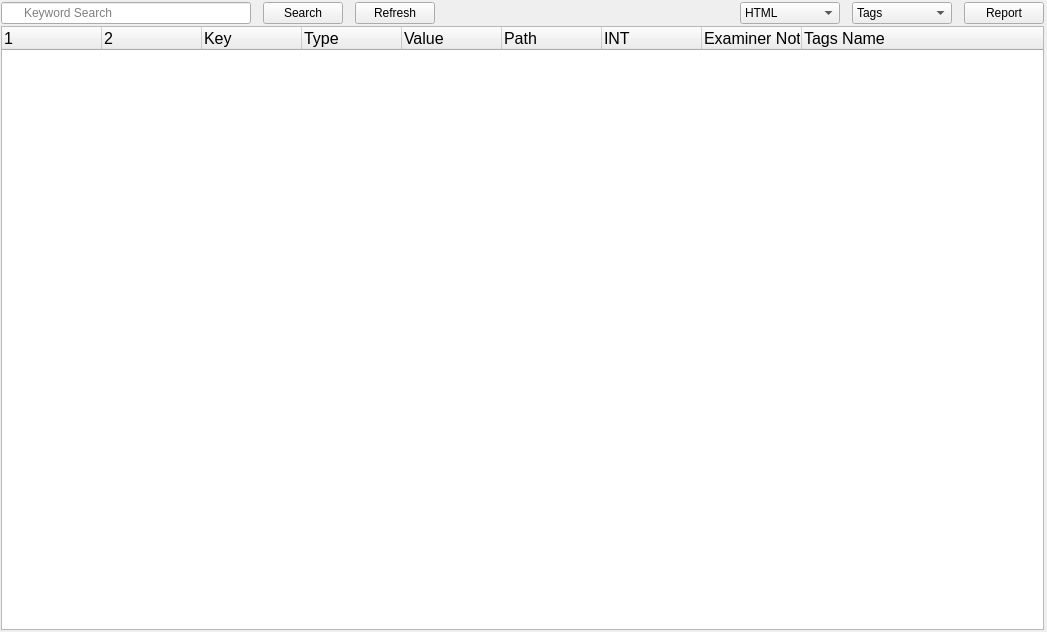
<?xml version="1.0" encoding="UTF-8"?>
<ui version="4.0">
 <class>plist_viewer_interface</class>
 <widget class="QWidget" name="plist_viewer_interface">
  <property name="geometry">
   <rect>
    <x>0</x>
    <y>0</y>
    <width>1047</width>
    <height>632</height>
   </rect>
  </property>
  <property name="windowTitle">
   <string>Form</string>
  </property>
  <layout class="QVBoxLayout" name="verticalLayout_2" stretch="0">
   <property name="spacing">
    <number>2</number>
   </property>
   <property name="leftMargin">
    <number>1</number>
   </property>
   <property name="topMargin">
    <number>2</number>
   </property>
   <property name="rightMargin">
    <number>2</number>
   </property>
   <property name="bottomMargin">
    <number>2</number>
   </property>
   <item>
    <layout class="QVBoxLayout" name="verticalLayout_main">
     <property name="spacing">
      <number>2</number>
     </property>
     <property name="rightMargin">
      <number>1</number>
     </property>
     <item>
      <layout class="QHBoxLayout" name="horizontalLayout_buttons">
       <property name="spacing">
        <number>12</number>
       </property>
       <item>
        <widget class="QLineEdit" name="lineEdit_search">
         <property name="sizePolicy">
          <sizepolicy hsizetype="Fixed" vsizetype="Fixed">
           <horstretch>0</horstretch>
           <verstretch>0</verstretch>
          </sizepolicy>
         </property>
         <property name="minimumSize">
          <size>
           <width>250</width>
           <height>0</height>
          </size>
         </property>
         <property name="maximumSize">
          <size>
           <width>16777215</width>
           <height>22</height>
          </size>
         </property>
         <property name="styleSheet">
          <string notr="true">QLineEdit {
   /* background-image: url(../icons/search.png); /* actual size, e.g. 16x16 */
    background-repeat: no-repeat;
    background-position: left;
    font-family: SegoeUI;
    font-size: 12px;
    padding: 2 2 2 20; /* left padd
ing (last number) must be more than the icon's width */
}</string>
         </property>
         <property name="placeholderText">
          <string>Keyword Search</string>
         </property>
         <property name="clearButtonEnabled">
          <bool>true</bool>
         </property>
        </widget>
       </item>
       <item>
        <widget class="QPushButton" name="pushButton_search">
         <property name="text">
          <string>Search</string>
         </property>
        </widget>
       </item>
       <item>
        <widget class="QPushButton" name="pushButton_refresh_treewidget_data">
         <property name="text">
          <string>Refresh</string>
         </property>
        </widget>
       </item>
       <item>
        <spacer name="horizontalSpacer">
         <property name="orientation">
          <enum>Qt::Horizontal</enum>
         </property>
         <property name="sizeHint" stdset="0">
          <size>
           <width>20</width>
           <height>20</height>
          </size>
         </property>
        </spacer>
       </item>
       <item>
        <widget class="QLabel" name="label_search">
         <property name="minimumSize">
          <size>
           <width>20</width>
           <height>0</height>
          </size>
         </property>
         <property name="text">
          <string/>
         </property>
        </widget>
       </item>
       <item>
        <widget class="QComboBox" name="comboBox_report_type">
         <property name="minimumSize">
          <size>
           <width>100</width>
           <height>0</height>
          </size>
         </property>
         <property name="sizeIncrement">
          <size>
           <width>0</width>
           <height>0</height>
          </size>
         </property>
         <item>
          <property name="text">
           <string>HTML</string>
          </property>
         </item>
         <item>
          <property name="text">
           <string>XML</string>
          </property>
         </item>
        </widget>
       </item>
       <item>
        <widget class="QComboBox" name="comboBox_report_scope">
         <property name="minimumSize">
          <size>
           <width>100</width>
           <height>0</height>
          </size>
         </property>
         <item>
          <property name="text">
           <string>Tags</string>
          </property>
         </item>
         <item>
          <property name="text">
           <string>Full</string>
          </property>
         </item>
        </widget>
       </item>
       <item>
        <widget class="QPushButton" name="pushButton_report">
         <property name="maximumSize">
          <size>
           <width>100</width>
           <height>16777215</height>
          </size>
         </property>
         <property name="text">
          <string>Report</string>
         </property>
        </widget>
       </item>
      </layout>
     </item>
     <item>
      <widget class="QTreeWidget" name="treeWidget_plist">
       <property name="enabled">
        <bool>true</bool>
       </property>
       <property name="minimumSize">
        <size>
         <width>1017</width>
         <height>0</height>
        </size>
       </property>
       <property name="maximumSize">
        <size>
         <width>16777215</width>
         <height>16777215</height>
        </size>
       </property>
       <property name="baseSize">
        <size>
         <width>0</width>
         <height>0</height>
        </size>
       </property>
       <property name="font">
        <font>
         <pointsize>12</pointsize>
        </font>
       </property>
       <property name="styleSheet">
        <string notr="true"/>
       </property>
       <property name="alternatingRowColors">
        <bool>true</bool>
       </property>
       <property name="selectionBehavior">
        <enum>QAbstractItemView::SelectRows</enum>
       </property>
       <column>
        <property name="text">
         <string/>
        </property>
       </column>
       <column>
        <property name="text">
         <string/>
        </property>
       </column>
       <column>
        <property name="text">
         <string>Key</string>
        </property>
       </column>
       <column>
        <property name="text">
         <string>Type</string>
        </property>
       </column>
       <column>
        <property name="text">
         <string>Value</string>
        </property>
       </column>
       <column>
        <property name="text">
         <string>Path</string>
        </property>
       </column>
       <column>
        <property name="text">
         <string>INT</string>
        </property>
       </column>
       <column>
        <property name="text">
         <string>Examiner Notes</string>
        </property>
       </column>
       <column>
        <property name="text">
         <string>Tags Name</string>
        </property>
       </column>
       <column>
        <property name="text">
         <string/>
        </property>
       </column>
      </widget>
     </item>
     <item>
      <layout class="QHBoxLayout" name="horizontalLayout_treewidget">
       <property name="spacing">
        <number>10</number>
       </property>
      </layout>
     </item>
    </layout>
   </item>
  </layout>
 </widget>
 <resources/>
 <connections/>
</ui>
